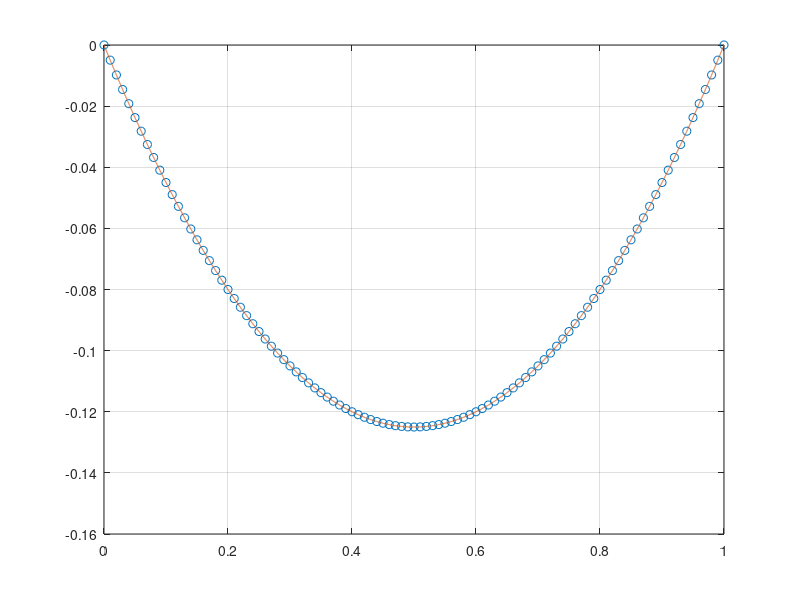

Here is the MATLAB script that generated this plot:
%% PARAMETERS
N = 101;

x = linspace(0, 1, N); x = x';
h = diff(x); h = h(1);

%% ASEMBLY
A = zeros(N, N);
b = zeros(N, 1);

for ii = 2:N-1
    A(ii, ii-1) = 1;
    A(ii, ii)   = -2;
    A(ii, ii+1) = 1;
    
    b(ii) = h*h;
end

A(1, 1) = 1;
A(1, 2:end) = 0;

A(N, N) = 1;
A(N, 1:end-1) = 0;

%% SOLVE
U = A\b;

%% PLOT
y = linspace(0, 1, 1e4); y = y';
for ii = 1:length(y)
    USOL(ii) = 0.5*y(ii)^2 - 0.5*y(ii);
end

figure()
plot(x, U, 'o'); hold on
plot(y, USOL);
grid on;